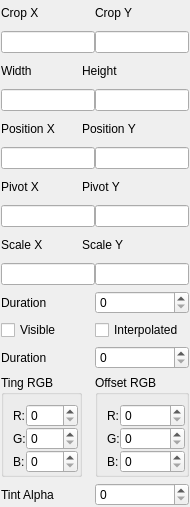
<?xml version="1.0" encoding="UTF-8"?>
<ui version="4.0">
 <class>Form</class>
 <widget class="QWidget" name="Form">
  <property name="geometry">
   <rect>
    <x>0</x>
    <y>0</y>
    <width>190</width>
    <height>507</height>
   </rect>
  </property>
  <property name="minimumSize">
   <size>
    <width>190</width>
    <height>500</height>
   </size>
  </property>
  <property name="windowTitle">
   <string>Form</string>
  </property>
  <layout class="QGridLayout" name="gridLayout" columnstretch="0,0,0,0">
   <property name="leftMargin">
    <number>1</number>
   </property>
   <property name="topMargin">
    <number>1</number>
   </property>
   <property name="rightMargin">
    <number>1</number>
   </property>
   <property name="bottomMargin">
    <number>1</number>
   </property>
   <property name="horizontalSpacing">
    <number>0</number>
   </property>
   <property name="verticalSpacing">
    <number>-1</number>
   </property>
   <item row="0" column="0">
    <widget class="QLabel" name="cropX_lbl">
     <property name="text">
      <string>Crop X</string>
     </property>
    </widget>
   </item>
   <item row="0" column="3">
    <widget class="QLabel" name="cropY_lbl">
     <property name="text">
      <string>Crop Y</string>
     </property>
    </widget>
   </item>
   <item row="1" column="0" colspan="2">
    <widget class="QLineEdit" name="cropX_le"/>
   </item>
   <item row="1" column="3">
    <widget class="QLineEdit" name="cropY_le"/>
   </item>
   <item row="2" column="0">
    <widget class="QLabel" name="width">
     <property name="text">
      <string>Width</string>
     </property>
    </widget>
   </item>
   <item row="2" column="1" colspan="3">
    <widget class="QLabel" name="height_lbl">
     <property name="text">
      <string>Height</string>
     </property>
    </widget>
   </item>
   <item row="3" column="0" colspan="3">
    <widget class="QLineEdit" name="width_le"/>
   </item>
   <item row="3" column="3">
    <widget class="QLineEdit" name="height_le"/>
   </item>
   <item row="4" column="0">
    <widget class="QLabel" name="posX_lbl">
     <property name="text">
      <string>Position X</string>
     </property>
    </widget>
   </item>
   <item row="4" column="1" colspan="3">
    <widget class="QLabel" name="posY_lbl">
     <property name="text">
      <string>Position Y</string>
     </property>
    </widget>
   </item>
   <item row="5" column="0" colspan="3">
    <widget class="QLineEdit" name="posX_le"/>
   </item>
   <item row="5" column="3">
    <widget class="QLineEdit" name="posY_le"/>
   </item>
   <item row="6" column="0">
    <widget class="QLabel" name="pivotX_lbl">
     <property name="text">
      <string>Pivot X</string>
     </property>
    </widget>
   </item>
   <item row="6" column="1" colspan="3">
    <widget class="QLabel" name="pivotY_lbl">
     <property name="text">
      <string>Pivot Y</string>
     </property>
    </widget>
   </item>
   <item row="7" column="0" colspan="3">
    <widget class="QLineEdit" name="pivotX_le"/>
   </item>
   <item row="7" column="3">
    <widget class="QLineEdit" name="pivotY_le"/>
   </item>
   <item row="8" column="0">
    <widget class="QLabel" name="scaleX_lbl">
     <property name="sizePolicy">
      <sizepolicy hsizetype="Preferred" vsizetype="Preferred">
       <horstretch>0</horstretch>
       <verstretch>0</verstretch>
      </sizepolicy>
     </property>
     <property name="text">
      <string>Scale X</string>
     </property>
    </widget>
   </item>
   <item row="8" column="1" colspan="3">
    <widget class="QLabel" name="scaleY_lbl">
     <property name="text">
      <string>Scale Y</string>
     </property>
    </widget>
   </item>
   <item row="9" column="0" colspan="3">
    <widget class="QLineEdit" name="scaleX_le"/>
   </item>
   <item row="9" column="3">
    <widget class="QLineEdit" name="scaleY_le"/>
   </item>
   <item row="10" column="0">
    <widget class="QLabel" name="rotation_lbl">
     <property name="text">
      <string>Duration</string>
     </property>
    </widget>
   </item>
   <item row="10" column="3">
    <widget class="QSpinBox" name="duration_spin_2">
     <property name="maximum">
      <number>255</number>
     </property>
    </widget>
   </item>
   <item row="11" column="0" colspan="2">
    <widget class="QCheckBox" name="visible_chk">
     <property name="text">
      <string>Visible</string>
     </property>
    </widget>
   </item>
   <item row="11" column="2" colspan="2">
    <widget class="QCheckBox" name="inter_chk">
     <property name="text">
      <string>Interpolated</string>
     </property>
    </widget>
   </item>
   <item row="12" column="0">
    <widget class="QLabel" name="duration_lbl">
     <property name="text">
      <string>Duration</string>
     </property>
    </widget>
   </item>
   <item row="12" column="3">
    <widget class="QSpinBox" name="duration_spin">
     <property name="maximum">
      <number>255</number>
     </property>
    </widget>
   </item>
   <item row="13" column="0">
    <widget class="QGroupBox" name="tint_group">
     <property name="title">
      <string>Ting RGB</string>
     </property>
     <layout class="QFormLayout" name="formLayout">
      <property name="horizontalSpacing">
       <number>0</number>
      </property>
      <property name="verticalSpacing">
       <number>0</number>
      </property>
      <property name="rightMargin">
       <number>1</number>
      </property>
      <property name="bottomMargin">
       <number>1</number>
      </property>
      <item row="0" column="0">
       <widget class="QLabel" name="r_label">
        <property name="text">
         <string>R:</string>
        </property>
       </widget>
      </item>
      <item row="0" column="1">
       <widget class="QSpinBox" name="tintR">
        <property name="maximum">
         <number>255</number>
        </property>
       </widget>
      </item>
      <item row="3" column="1">
       <widget class="QSpinBox" name="tingG">
        <property name="maximum">
         <number>255</number>
        </property>
       </widget>
      </item>
      <item row="6" column="1">
       <widget class="QSpinBox" name="tintB">
        <property name="maximum">
         <number>255</number>
        </property>
       </widget>
      </item>
      <item row="3" column="0">
       <widget class="QLabel" name="g_label">
        <property name="text">
         <string>G:</string>
        </property>
       </widget>
      </item>
      <item row="6" column="0">
       <widget class="QLabel" name="b_label">
        <property name="text">
         <string>B:</string>
        </property>
       </widget>
      </item>
     </layout>
    </widget>
   </item>
   <item row="13" column="3">
    <widget class="QGroupBox" name="offset_group">
     <property name="title">
      <string>Offset RGB</string>
     </property>
     <layout class="QFormLayout" name="formLayout_2">
      <property name="horizontalSpacing">
       <number>0</number>
      </property>
      <property name="verticalSpacing">
       <number>0</number>
      </property>
      <property name="rightMargin">
       <number>1</number>
      </property>
      <property name="bottomMargin">
       <number>1</number>
      </property>
      <item row="0" column="0">
       <widget class="QLabel" name="r_label_2">
        <property name="text">
         <string>R:</string>
        </property>
       </widget>
      </item>
      <item row="0" column="1">
       <widget class="QSpinBox" name="offsetR_2">
        <property name="maximum">
         <number>255</number>
        </property>
       </widget>
      </item>
      <item row="3" column="1">
       <widget class="QSpinBox" name="offsetG_2">
        <property name="maximum">
         <number>255</number>
        </property>
       </widget>
      </item>
      <item row="6" column="1">
       <widget class="QSpinBox" name="offsetB_2">
        <property name="maximum">
         <number>255</number>
        </property>
       </widget>
      </item>
      <item row="3" column="0">
       <widget class="QLabel" name="g_label_2">
        <property name="text">
         <string>G:</string>
        </property>
       </widget>
      </item>
      <item row="6" column="0">
       <widget class="QLabel" name="b_label_2">
        <property name="text">
         <string>B:</string>
        </property>
       </widget>
      </item>
     </layout>
    </widget>
   </item>
   <item row="14" column="0">
    <widget class="QLabel" name="tintAlpha_lbl">
     <property name="text">
      <string>Tint Alpha</string>
     </property>
    </widget>
   </item>
   <item row="14" column="3">
    <widget class="QSpinBox" name="tintAlpha">
     <property name="maximum">
      <number>255</number>
     </property>
    </widget>
   </item>
  </layout>
 </widget>
 <resources/>
 <connections/>
</ui>
